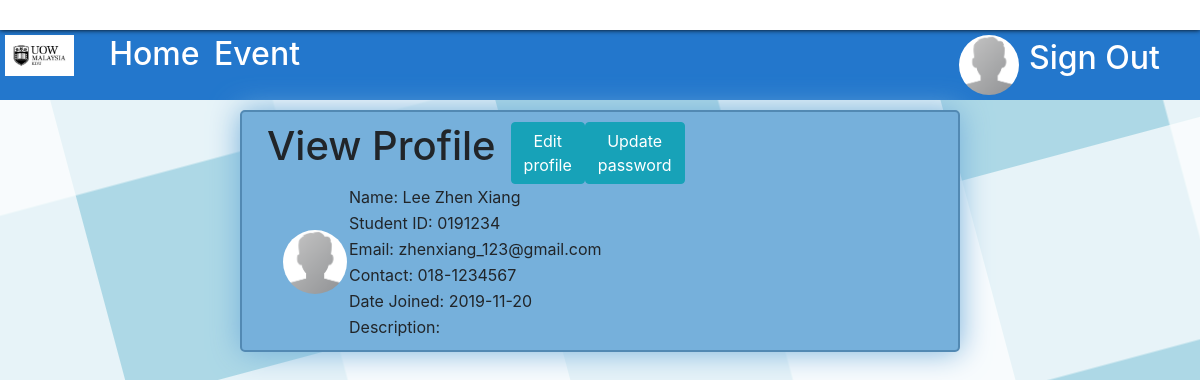
The page /assignment/php/view_edit_profile.php?memberid=0191234 (signed in) on the database its author committed.
### tables this page shows
CREATE TABLE `user` (
  `id` varchar(11) NOT NULL,
  `name` varchar(50) NOT NULL,
  `email` varchar(50) NOT NULL,
  `contact` varchar(20) DEFAULT NULL,
  `description` varchar(200) DEFAULT NULL,
  `date_joined` date NOT NULL
);

### assignment/include/Classes/User.php (called while the page is built, shortened)
<?php
class User{
    public $id = null;
    public function __construct($data = array()){
        if (isset($data['id'])){
            $this->id =  $data['id'];
        }
        if (isset($data['name'])){
            $this->name = $data['name'];
        }
        if (isset($data['email'])){
            $this->email = $data['email'];
        }
        if (isset($data['contact'])){
            $this->contact = $data['contact'];
        }
        if (isset($data['date_joined'])){
            $this->date_joined = $data['date_joined'];
        }
    }
    public static function getUserByID($id){
        $con = new PDO(DBhost,DBuser,DBpass);
        $query = "SELECT * FROM user WHERE id=:id";
        $st = $con->prepare($query);
        $st->bindValue(":id", $id, PDO::PARAM_STR);
        $st->execute();
        $row = $st->fetch();
        if ($row){
            return $row;
        }else{
            return false;
        }
    }
    public function getProfilePic(){
        if (file_exists('../upload/profile/'.$this->id.'.png')){
            $pictureLoc = '../upload/profile/'.$this->id.'.png?='.rand(1,32000);
        }else{
            $pictureLoc = '../img/default_icon.png';
        }
        return $pictureLoc;
    }
}
?>

### assignment/php/view_edit_profile.php (the view, shortened to what this page needs)
<?php
    $id = null;
    if(isset($_SESSION['id'])){
        $id = $_SESSION['id'];
    }
    if(isset($_GET['memberid'])){
        $memberid = $_GET['memberid'];
        $memberProfile = new User(User::getUserByID($memberid));
    }
?>
<!DOCTYPE HTML>
<html lang=en>
    <head>
    	<link rel="stylesheet" href="https://stackpath.bootstrapcdn.com/bootstrap/4.3.1/css/bootstrap.min.css">
    	<link rel="stylesheet" href="../css/theme1.css">
    </head>
    <body>
        <?php
        include(TEMPLATE_PATH."header.php");
        ?>
        <div class="container" id="view_article_div">
            <div class="row" id="view_article_div2">
                <h1>View Profile</h1>
                <div class="col-sm-2">
                <div>
                <?php
                if($memberid == $id){
                echo '<div id="edit_own_profile" style="display: flex;">
                    <button class="btn btn-info" id="edit_profile_btn" onclick="show_edit_profile()">Edit profile</button>
                    <button class="btn btn-info" id="update_pw_btn" onclick="show_update_pw2()" >Update password</button>
                </div>';
                }?>
                    </div>
                </div>
                <div class="col-sm-8">
                    <table>
                        <tr>
                            <td rowspan="6">
                                <img src="<?php echo $memberProfile->getProfilePic(); ?>" style="width: 64px; height: 64px; border-radius: 32px;">
                            </td>
                            <td>
                                Name: <?php echo htmlspecialchars($memberProfile->name); ?>
                            </td>
                        </tr>
                        <tr>
                            <td>
                                Student ID: <?php echo $memberProfile->id; ?>
                            </td>
                        </tr>
                        <tr>
                            <td>
                                Email: <?php echo htmlspecialchars($memberProfile->email); ?>
                            </td>
                        </tr>
                        <tr>
                            <td>
                                Contact: <?php echo htmlspecialchars($memberProfile->contact); ?>
                            </td>
                        </tr>
                        <tr>
                            <td>
                                Date Joined: <?php echo $memberProfile->date_joined; ?>
                            </td>
                        </tr>
                        <tr>
                            <td>
                                Description: <?php echo htmlspecialchars($memberProfile->description); ?>
                            </td>
                        </tr>
                    </table>
                </div>
            </div>
        </div>
    </body>
</html>

### assignment/css/theme1.css (style rules this page uses)
body { background-color: rgb(235, 245, 255); background-image: url("../img/bg1.png"); background-repeat: no-repeat; background-attachment: fixed; }
img { max-width: 100%; max-height: 100%; }
#view_article_div { background-color: rgb(118, 176, 219); border-radius: 5px; border-width: 2px; border-style: solid; border-color: rgb(82, 137, 179); box-shadow: 0px 0px 30px rgb(118, 176, 219); margin: 10px; margin-left:20%; width: 60%; height: 100%; top: 15%; }
#view_article_div2 { margin: 10px; top: 15%; width: 100%; }

### rows shown on the page
user: name "Lee Zhen Xiang", id "0191234", email "zhenxiang_123@gmail.com", contact "018-1234567", date_joined "2019-11-20"
